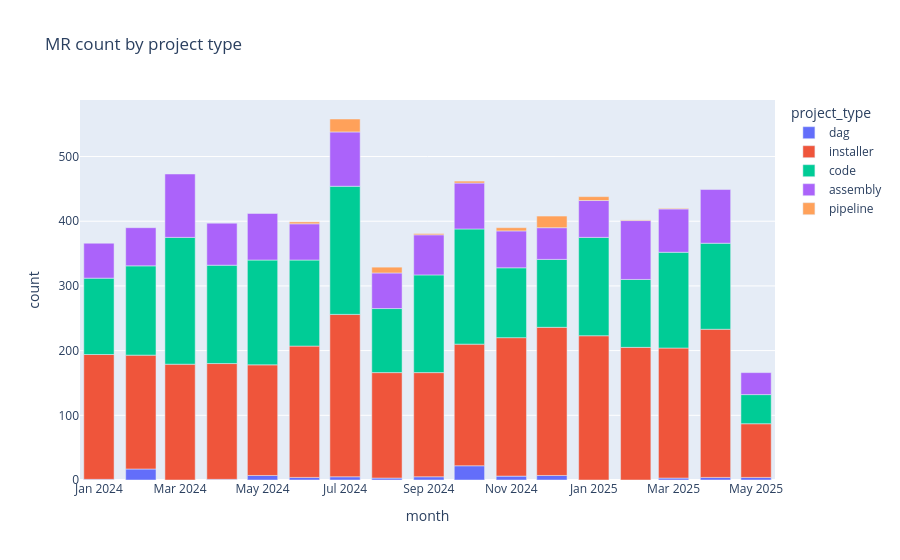

Notebook cell for this chart:
### Code cell
px.bar(mrs_count_by_type.toPandas(),x='month',y='count',color='project_type',title='MR count by project type')
